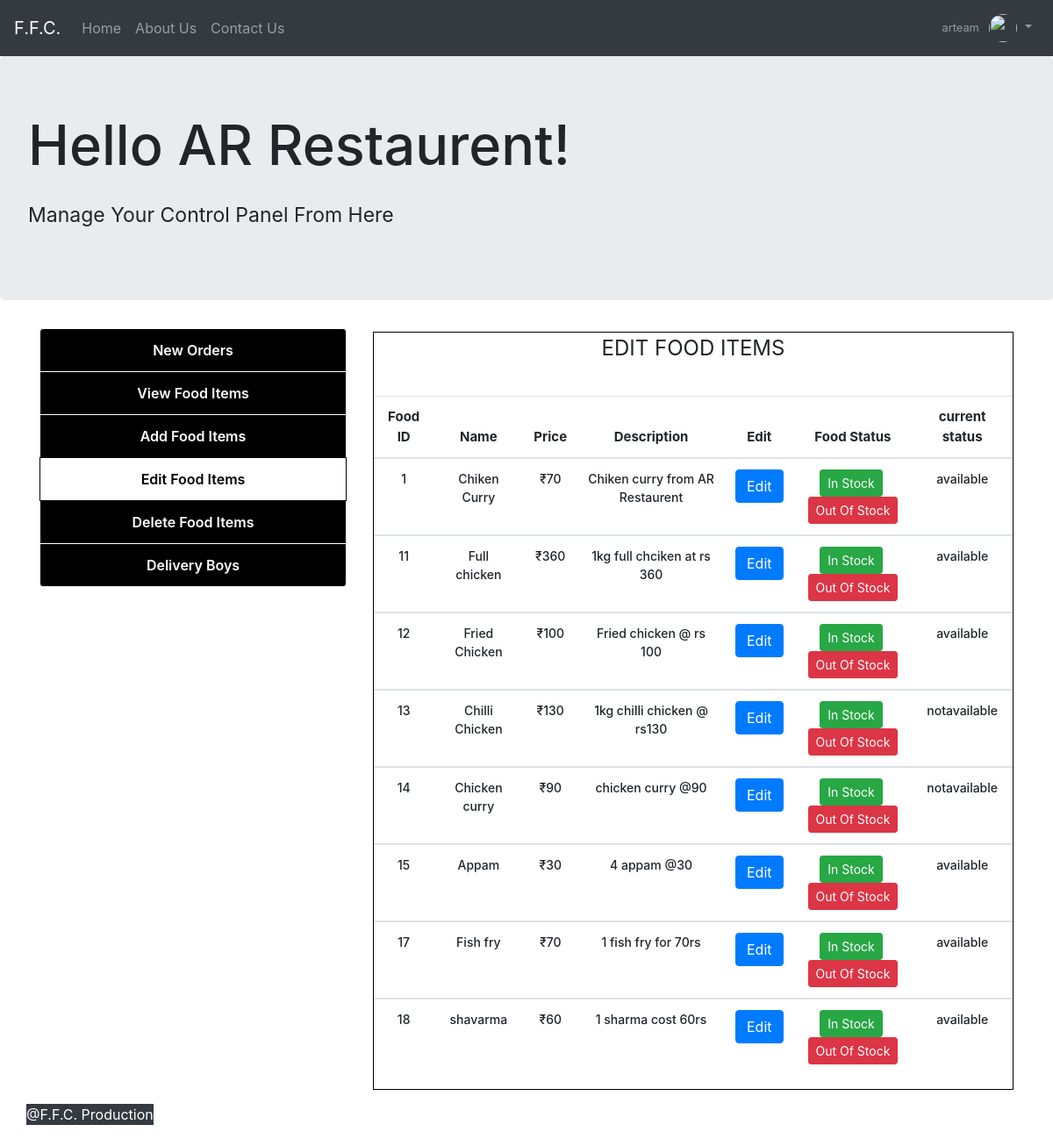
/meditfood.php (signed in), run on the app's committed database.
### tables this page shows
CREATE TABLE `foodlist` (
  `fid` int(11) NOT NULL,
  `fname` varchar(50) NOT NULL,
  `fprice` varchar(30) NOT NULL,
  `fdescription` varchar(1000) NOT NULL,
  `frestaurents` varchar(50) NOT NULL,
  `fimage` varchar(125) NOT NULL,
  `manager` varchar(125) NOT NULL,
  `foodstatus` varchar(30) NOT NULL
);

### meditfood.php (the view, shortened to what this page needs)
<?php
  include "inc/dbh.inc.php";
?>
<!DOCTYPE html>
<html>
<head>
  <link rel="stylesheet" type="text/css" href="css/bootstrap.min.css">
  <link rel="stylesheet" type="text/css" href="css/main.css">
</head>
<body>
    <nav class="navbar navbar-expand-lg navbar-dark bg-dark">
  <a class="navbar-brand" href="index.php">F.F.C.</a>
  <div class="collapse navbar-collapse" id="navbarSupportedContent">
    <ul class="navbar-nav mr-auto">
      <li class="nav-item">
        <a class="nav-link" href="index.php">Home</a>
      </li>
      <li class="nav-item">
        <a class="nav-link" href="aboutus.php">About Us</a>
      </li>
      <li class="nav-item">
        <a class="nav-link " href="#contact">Contact Us</a>
      </li>
    </ul>
    <ul class="navbar-nav ml-auto">
      <li class="nav-item dropdown no-arrow">
        <a class="nav-link dropdown-toggle" href="#" id="userDropdown" role="button" data-toggle="dropdown" aria-haspopup="true" aria-expanded="false">
          <span class="mr-2 d-none d-lg-inline text-gray-600 small">
            <?php echo $_SESSION['u_name']; ?>
          </span>
          <img class="img-profile rounded-circle" src="https://source.unsplash.com/QAB-WJcbgJk/60x60" style="height: 2rem; width: 2rem;">
        </a>
      </li>
    </ul>
  </div>
</nav>
<div class="jumbotron">
	<h1 style="font-size: 63px;">Hello <?php echo $_SESSION['rname']; ?>!</h1>
	<p class="pt-3" style="font-size: 23px;">Manage Your Control Panel From Here</p>
</div>
  <div class="container">
   	<div class="row">
   	  <div class="col-md-4 pb-3">
            <div class="mylist list-group">
              <a href="liveorders.php" class="list-group-item">New Orders</a>
              <a href="mviewfood.php" class="list-group-item ">View Food Items</a>
              <a href="maddfood.php" class="list-group-item ">Add Food Items</a>
              <a href="meditfood.php" class="list-group-item active">Edit Food Items</a>
              <a href="mdeletefood.php" class="list-group-item ">Delete Food Items</a>
              <a href="deliveryboy.php" class="list-group-item ">Delivery Boys</a>
            </div>
      </div>
       <div class="col-md-8 pt-1 pb-3">
           <legend class="text-center" style="border:1px solid black; width: 100%; margin: 0 auto;">
            <center style="text-transform: uppercase;">Edit Food Items</center>
            <br>
                <table class="table table-responsive-md mytbl text-center">
                <thead>
                <tr>
                <th><b>Food ID</b></th>
                <th><b>Name</b></th>
                <th><b>Price</b></th>
                <th><b>Description</b></th>
                <th><b>Edit</b></th>
                <th><b>Food Status</b></th>
                <th><b>current status</b></th>
                </tr>
                </thead>
                <?php
                 $manager = $_SESSION['u_name'];
                 $sql = "select * from foodlist where manager = '$manager';";
                 $result = mysqli_query($con, $sql);
                 $resultcheck = mysqli_num_rows($result);
                 if ($resultcheck > 0) {
                 while ($row = mysqli_fetch_assoc($result)) {
                 ?>
                <tbody>
                <tr>
                <td><?php echo $row['fid']; ?></td>
                <td><?php echo $row['fname']; ?></td>
                <td>&#8377;<?php echo $row['fprice']; ?></td>
                <td><?php echo $row['fdescription']; ?></td>
                <td><a class="btn btn-primary" href="mupdatefood.php?id=<?php echo $row['fid']; ?>" >Edit</a></td>
                <td><a class="btn btn-sm btn-success" href="?add=available&id=<?php echo $row['fid']; ?>">In Stock</a>&nbsp;
                 <a class="btn btn-sm btn-danger" href="?type=notavailable&id=<?php echo $row['fid']; ?>">Out Of Stock</a></td>
                 <td><?php echo $row['foodstatus']; ?></td>
                </tr>
                 <?php } } ?>
                </tbody>
               </table>
           </legend>
     </div>
<?php
 include 'footer.php';
?>

### css/main.css (style rules this page uses)
html,body { height: 100%; width: 100%; }
.mylist a { text-align: center; text-decoration: none; background-color: black; color: white; border: 1px solid white; font-weight: 600; }
.list-group-item.active { background-color: white !important; color: black; border: 1px solid black; }
.mytbl th { font-size: 15px; font-weight: 500; margin: 0 auto; }
.mytbl td { font-size: 14px; font-weight: 500; }

### data on the page
foodlist: fid "1", fname "Chiken Curry", fprice "70", fdescription "Chiken curry from AR Restaurent", foodstatus "available"
foodlist: fid "11", fname "Full chicken", fprice "360", fdescription "1kg full chciken at rs 360", foodstatus "available"
foodlist: fid "12", fname "Fried Chicken", fprice "100", fdescription "Fried chicken @ rs 100", foodstatus "available"
foodlist: fid "13", fname "Chilli Chicken", fprice "130", fdescription "1kg chilli chicken @ rs130", foodstatus "notavailable"
foodlist: fid "14", fname "Chicken curry", fprice "90", fdescription "chicken curry @90", foodstatus "notavailable"
foodlist: fid "15", fname "Appam", fprice "30", fdescription "4 appam @30", foodstatus "available"
foodlist: fid "17", fname "Fish fry", fprice "70", fdescription "1 fish fry for 70rs", foodstatus "available"
foodlist: fid "18", fname "shavarma", fprice "60", fdescription "1 sharma cost 60rs", foodstatus "available"

### other printed values
$_SESSION['u_name'] "arteam"
$_SESSION['rname'] "AR Restaurent"
